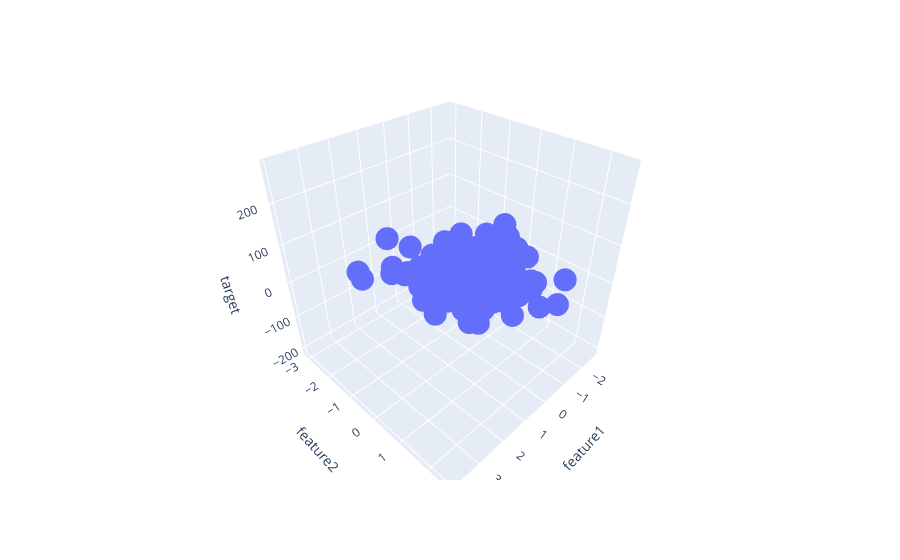

The code cell stored with this chart in its notebook:
### Code cell
fig = px.scatter_3d(df, x='feature1',y='feature2',z='target')
plt.title('Vistualization before model training')
fig.show()

### Figure 1 — Plotly figure (JSON) as saved in the notebook; plotly's stock layout.template omitted (floating-point values rounded to 4 significant figures; data arrays with more than 128 entries replaced by an {"elided": "..."} marker saying what was removed)
{"data": [{"hovertemplate": "feature1=%{x}<br>feature2=%{y}<br>target=%{z}<extra></extra>", "legendgroup": "", "marker": {"color": "#636efa", "symbol": "circle"}, "mode": "markers", "name": "", "scene": "scene", "showlegend": false, "type": "scatter3d", "x": {"elided": "200 float values"}, "y": {"elided": "200 float values"}, "z": {"elided": "200 float values"}}], "layout": {"legend": {"tracegroupgap": 0}, "margin": {"t": 60}, "scene": {"domain": {"x": [0, 1], "y": [0, 1]}, "xaxis": {"title": {"text": "feature1"}}, "yaxis": {"title": {"text": "feature2"}}, "zaxis": {"title": {"text": "target"}}}}}
